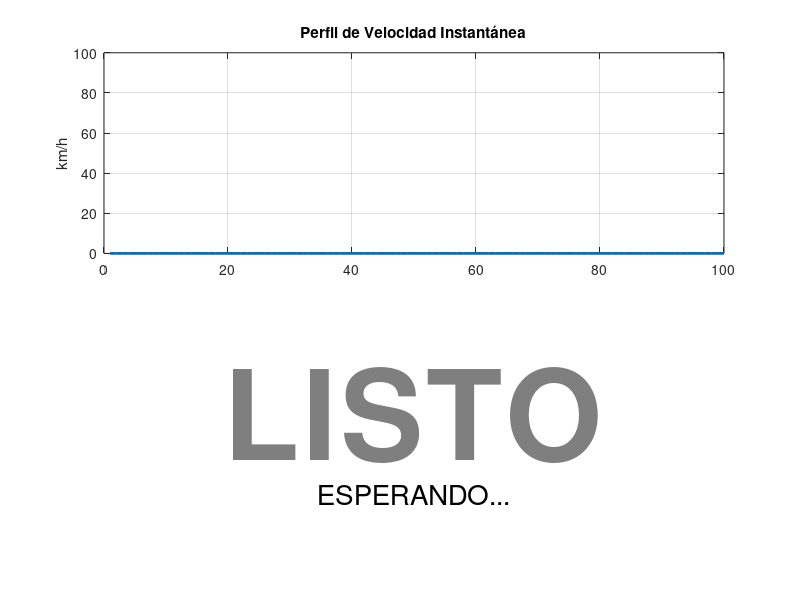

Here is the MATLAB script that generated this plot: (Note: this script raises an error after producing the figure.)
%% VIQ - Radar Doppler: Versión Final Corregida
clear; clc; close all;

%% Parámetros
port = "COM12"; baud = 921600; fs = 9000; samples = 256;
Vref = 3.3; bitsADC = 12;
FRAME_HEADER = uint8([170 85 170 85]);
bytesData = samples * 2;

%% Calibración
f_transmision = 24e9; c = 3e8;
factor_calibracion = 1.038; 

%% Interfaz
fig = figure('Color', 'w', 'Name', 'Radar Doppler Calibrado', 'Units', 'normalized', 'Position', [0.1 0.1 0.8 0.8]);
subplot(2,1,1);
max_puntos = 100;
historial_v = zeros(1, max_puntos);
h_plot = plot(historial_v, 'LineWidth', 2, 'Color', [0 0.44 0.74]);
grid on; ylabel('km/h'); title('Perfil de Velocidad Instantánea'); ylim([0 100]);

subplot(2,1,2); axis off;
txtVel = text(0.5, 0.6, 'LISTO', 'FontSize', 90, 'FontWeight', 'bold', 'Color', [0.5 0.5 0.5], 'HorizontalAlignment', 'center');
txtStatus = text(0.5, 0.2, 'ESPERANDO...', 'FontSize', 20, 'HorizontalAlignment', 'center');

%% Lógica de Ventana y Filtro de Picos
estado = 0; acumulador_v = [];
umbral_on = 0.022; umbral_off = 0.015;
frames_gracia = 5; contador_vacio = 0;

s = serialport(port, baud); flush(s); acc = uint8([]);

while ishandle(fig)
    if s.NumBytesAvailable > 0
        acc = [acc; read(s, s.NumBytesAvailable, "uint8")'];
    end
    
    if numel(acc) >= 4 + bytesData
        idx = strfind(acc', FRAME_HEADER);
        if ~isempty(idx)
            p = idx(1);
            if p + 4 + bytesData - 1 <= numel(acc)
                data = acc(p+4 : p+3+bytesData); acc(1:p+3+bytesData) = [];
                
                % Reconstrucción ADC
                lsb = double(data(1:2:end)); msb = double(data(2:2:end));
                adc = bitor(lsb, bitshift(bitand(msb,15),8));
                y = adc * (Vref / (2^bitsADC - 1));
                
                % Cálculo de Velocidad
                y_ac = y - mean(y);
                f_doppler = (sum(abs(diff(y_ac > 0))) * fs) / (2 * samples);
                v_kmh = ((f_doppler * c) / (2 * f_transmision) * factor_calibracion) * 3.6;
                
                % --- ACTUALIZACIÓN DE GRÁFICA (Línea Corregida) ---
                v_data = get(h_plot, 'YData');
                set(h_plot, 'YData', [v_data(2:end), v_kmh]);
                
                % --- LÓGICA DE VENTANA ---
                intensidad = std(y);
                if estado == 0
                    if intensidad > umbral_on
                        estado = 1; acumulador_v = []; contador_vacio = 0;
                        set(txtStatus, 'String', 'DETECTANDO...', 'Color', 'r');
                    end
                else
                    if intensidad > umbral_off
                        % Solo acumulamos si la velocidad no es ruido (pico real)
                        if v_kmh > 10
                            acumulador_v = [acumulador_v, v_kmh];
                        end
                        contador_vacio = 0;
                    else
                        contador_vacio = contador_vacio + 1;
                        if contador_vacio >= frames_gracia
                            estado = 0;
                            if ~isempty(acumulador_v)
                                % Filtro de Picos Altos (Top 40%)
                                sorted_v = sort(acumulador_v, 'descend');
                                n_top = max(1, round(length(sorted_v) * 0.4)); 
                                v_final = mean(sorted_v(1:n_top));
                                
                                set(txtVel, 'String', sprintf('%.1f km/h', v_final), 'Color', [0 0.5 0]);
                                set(txtStatus, 'String', 'AUTO PROCESADO', 'Color', [0 0 0]);
                            end
                        end
                    end
                end
                drawnow limitrate;
            end
        end
    end
end
clear s;